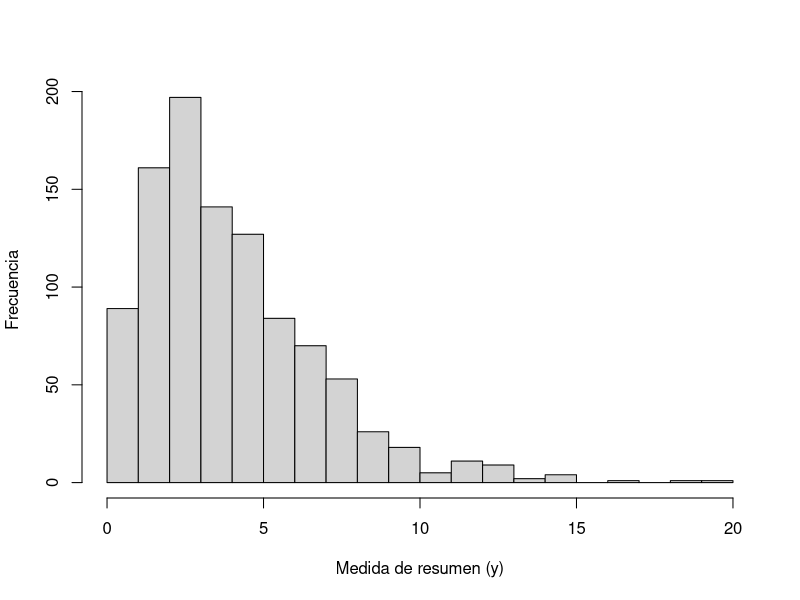

Generate this figure with R:
## ---- chunk 1
hist(rchisq(1000, 4), breaks = 20,
     main = "",
     xlab ="Medida de resumen (y)", 
     ylab = "Frecuencia")
